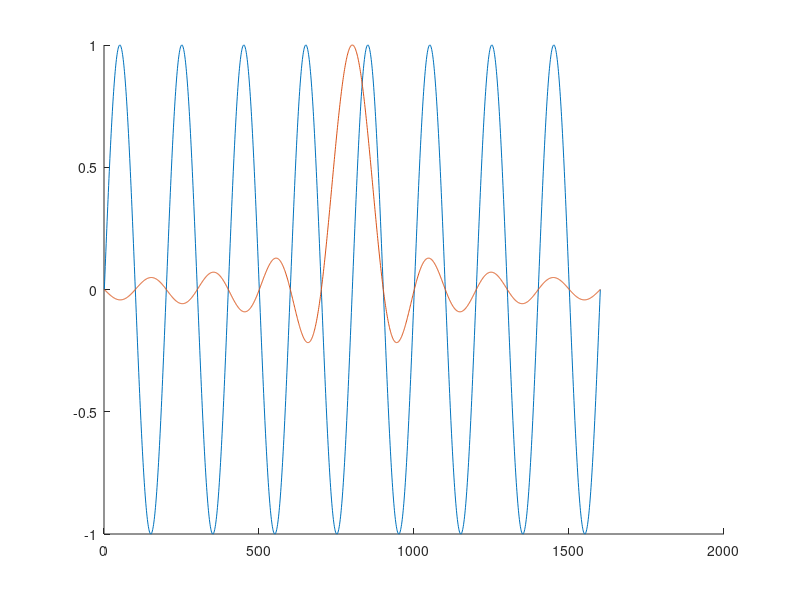

Recreate this plot in MATLAB.


x = -8*pi:pi/100:8*pi; 

y = sin(x); 

y2 = sin(x)./x; 

yfft = abs(fft(y)); 
yfft2 = abs(fft(y2)); 

%% Generate click 
Fs = 44100;                                             % Sampling Frequency (Hz)
t = linspace(0, 10*Fs, 10*Fs)/Fs;                       % Time Vector (s)
s = sin(2*pi*(t-5)*5000)./(2*pi*(t-5)*5000);   

sfft = abs(fft(s)); 

%% 
figure
hold on 
plot(y)
plot(y2)
